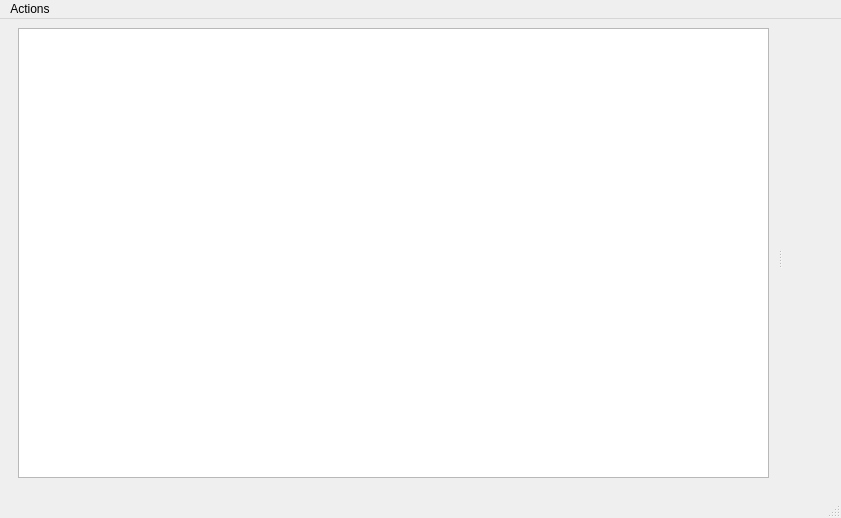
<?xml version="1.0" encoding="UTF-8"?>
<ui version="4.0">
 <class>MainWindow</class>
 <widget class="QMainWindow" name="MainWindow">
  <property name="geometry">
   <rect>
    <x>0</x>
    <y>0</y>
    <width>841</width>
    <height>518</height>
   </rect>
  </property>
  <property name="windowTitle">
   <string>MainWindow</string>
  </property>
  <property name="windowIcon">
   <iconset resource="icons.qrc">
    <normaloff>:/Icons/icons/sigma.png</normaloff>:/Icons/icons/sigma.png</iconset>
  </property>
  <widget class="QWidget" name="centralwidget">
   <layout class="QVBoxLayout" name="verticalLayout">
    <item>
     <widget class="QSplitter" name="splitter_3">
      <property name="orientation">
       <enum>Qt::Horizontal</enum>
      </property>
      <widget class="QFrame" name="frame_8">
       <property name="frameShape">
        <enum>QFrame::NoFrame</enum>
       </property>
       <property name="frameShadow">
        <enum>QFrame::Raised</enum>
       </property>
       <layout class="QVBoxLayout" name="verticalLayout_7">
        <property name="topMargin">
         <number>0</number>
        </property>
        <item>
         <widget class="QTableView" name="tableView"/>
        </item>
       </layout>
      </widget>
      <widget class="QFrame" name="PlotFrame">
       <property name="frameShape">
        <enum>QFrame::NoFrame</enum>
       </property>
       <property name="frameShadow">
        <enum>QFrame::Raised</enum>
       </property>
       <layout class="QHBoxLayout" name="horizontalLayout">
        <item>
         <widget class="MatplotlibWidget" name="plotwidget" native="true"/>
        </item>
       </layout>
      </widget>
     </widget>
    </item>
   </layout>
  </widget>
  <widget class="QMenuBar" name="menubar">
   <property name="geometry">
    <rect>
     <x>0</x>
     <y>0</y>
     <width>841</width>
     <height>22</height>
    </rect>
   </property>
   <widget class="QMenu" name="menuActions">
    <property name="title">
     <string>Actions</string>
    </property>
    <addaction name="actionCopy_to_clipboard"/>
    <addaction name="actionSave"/>
   </widget>
   <addaction name="menuActions"/>
  </widget>
  <widget class="QStatusBar" name="statusbar"/>
  <action name="actionCopy_to_clipboard">
   <property name="icon">
    <iconset resource="icons.qrc">
     <normaloff>:/Icons/icons/copy.png</normaloff>:/Icons/icons/copy.png</iconset>
   </property>
   <property name="text">
    <string>Copy to clipboard</string>
   </property>
  </action>
  <action name="actionSave">
   <property name="icon">
    <iconset resource="icons.qrc">
     <normaloff>:/Icons/icons/import_profiles.png</normaloff>:/Icons/icons/import_profiles.png</iconset>
   </property>
   <property name="text">
    <string>Save</string>
   </property>
  </action>
 </widget>
 <customwidgets>
  <customwidget>
   <class>MatplotlibWidget</class>
   <extends>QWidget</extends>
   <header>.matplotlibwidget</header>
   <container>1</container>
  </customwidget>
 </customwidgets>
 <resources>
  <include location="icons.qrc"/>
 </resources>
 <connections/>
</ui>
